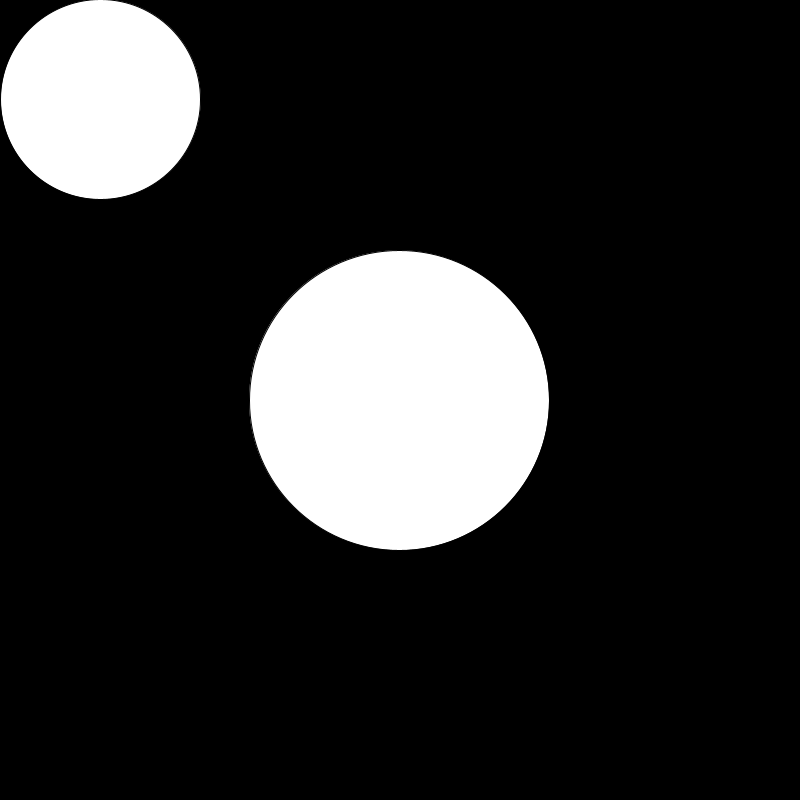
Frame 1 (no input)
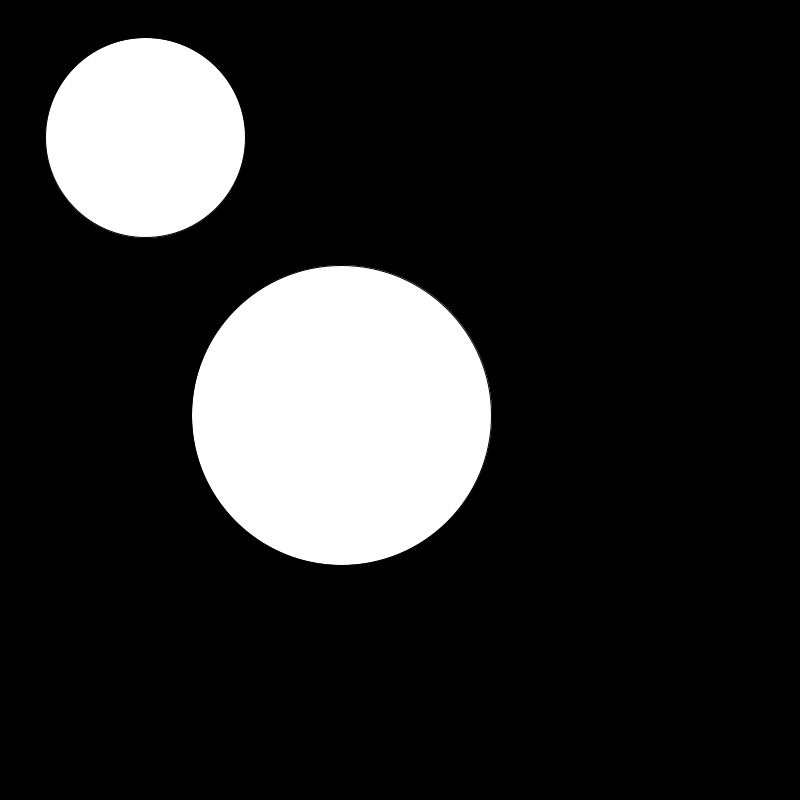
Frame 60 (the mouse pressed at the canvas centre just before this capture)
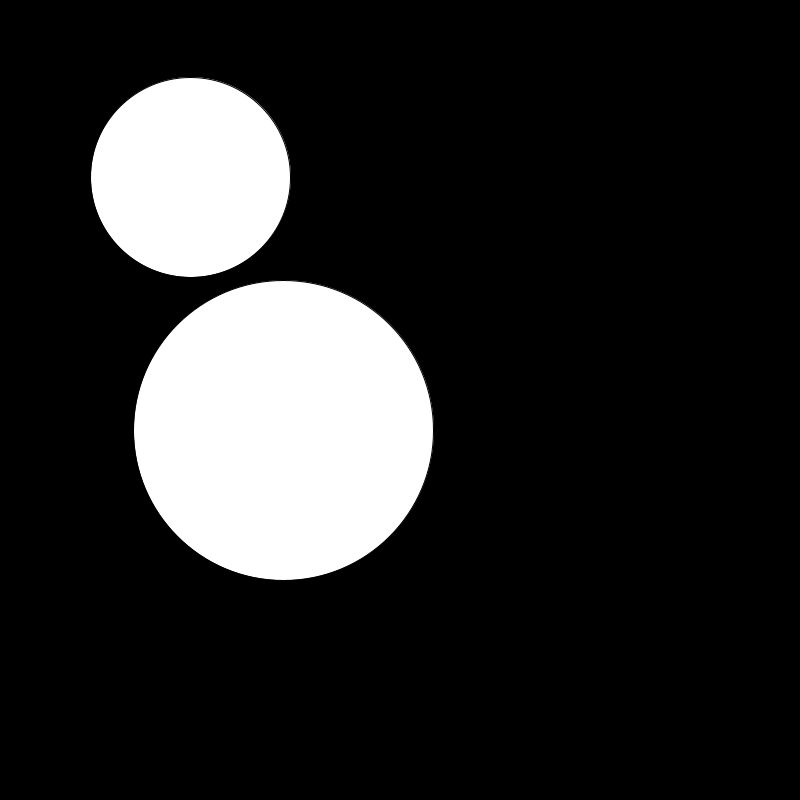
Frame 120 (the mouse held since frame 60 and released just before this capture)

The Processing sketch that drew these frames (run headless with seeded random() and noise(); from frame 60 on, the mouse is pressed at the canvas centre):

// Processing sketch: Lewis_PointDetection_2014_11_20
// ── Lewis_PointDetection_2014_11_20.pde
float sz, sz2;
PVector loc, vel, loc2, vel2;

void setup() {
  sz = 300;
  sz2 = 200;
  size(800, 800);
  loc = new PVector(width/2, height/2);
  vel = PVector.random2D();
  loc2 = new PVector(100, 100);
  vel2 = PVector.random2D();
}

void draw() {

  loc.add(vel);
  loc2.add(vel2);
  background(0);

  ellipse(loc.x, loc.y, sz, sz);
  ellipse(loc2.x, loc2.y, sz2, sz2);

  if (loc.dist(loc2) < sz/2 + sz2/2) {
    if (loc2.x+sz2/2 > loc.x+sz/2) {
      vel.x = -abs(vel.x);
      vel2.x = -abs(vel2.x);
    } else {
      vel.x = abs(vel.x);
      vel2.x = abs(vel2.x);
    }
    if (loc2.y+sz2/2 > loc.y+sz/2) {
      vel.y = -abs(vel.y);
      vel2.y = -abs(vel2.y);
    } else {
      vel.y = abs(vel.y);
      vel2.y = abs(vel2.y);
    }
  }
  if (loc.x + sz/2 > width || loc.x - sz/2 < 0) {
    vel.x *= -1;
  }
  if (loc.y + sz/2 > height || loc.y - sz/2 < 0) {
    vel.y *= -1;
  }
  if (loc2.x + sz2/2 > width || loc2.x - sz2/2 < 0) {
    vel2.x *= -1;
  }
  if (loc2.y + sz2/2 > height || loc2.y - sz2/2 < 0) {
    vel2.y *= -1;
  }
}
